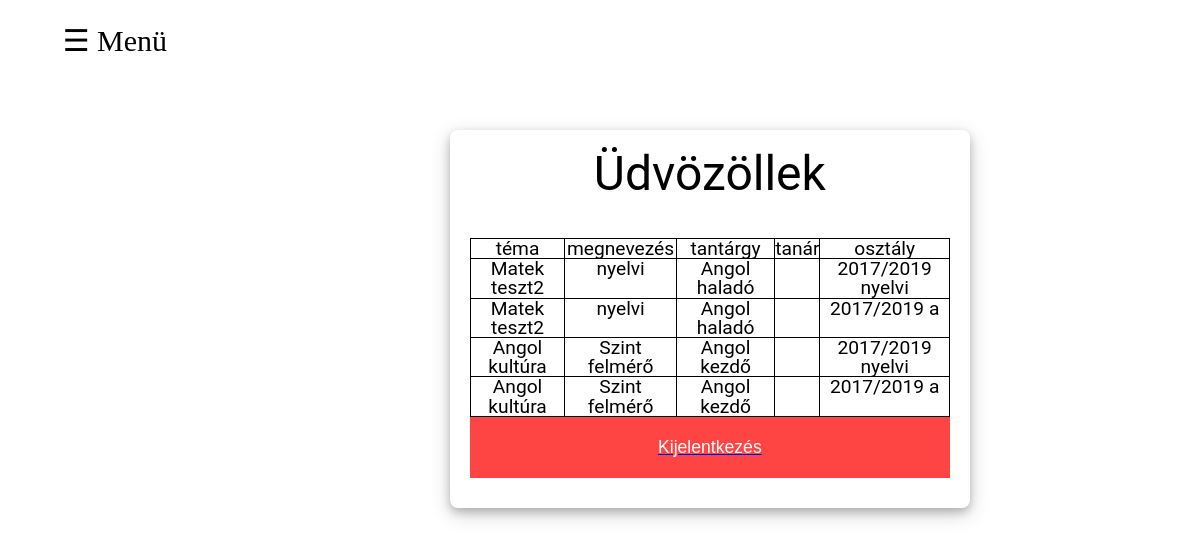
/tanar/tesztek.php, run on the app's committed database.
### tables this page shows
CREATE TABLE IF NOT EXISTS `tesztek` (
  `tesztid` int(11) NOT NULL AUTO_INCREMENT,
  `tantargyid` int(11) NOT NULL,
  `tema` varchar(50) NOT NULL,
  `megnevezes` varchar(50) NOT NULL,
  `aktiv` bit(1) NOT NULL DEFAULT b'0',
  PRIMARY KEY (`tesztid`),
  KEY `tanrargyId` (`tantargyid`)
);

CREATE TABLE IF NOT EXISTS `tantargyak` (
  `tantargyid` int(11) NOT NULL AUTO_INCREMENT,
  `megnevezes` varchar(25) NOT NULL,
  PRIMARY KEY (`tantargyid`)
);

CREATE TABLE IF NOT EXISTS `osztalyok` (
  `osztalyid` int(11) NOT NULL AUTO_INCREMENT,
  `kezdeseve` int(11) NOT NULL,
  `vegzeseve` int(11) NOT NULL,
  `megnevezes` varchar(25) NOT NULL,
  PRIMARY KEY (`osztalyid`)
);

### tanar/tesztek.php (the view, shortened to what this page needs)
<?php
require '..\kapcsolodas.php';
$sql="select tesztek.tesztid,tesztek.tema,tesztek.megnevezes as tesztmeg,tesztek.aktiv,tantargyak.tantargyid,tantargyak.megnevezes as tanmeg,tanitasok.tanarid,osztalyok.kezdeseve,osztalyok.vegzeseve,osztalyok.megnevezes as omeg from (((tesztek inner join tantargyak on tesztek.tantargyid=tantargyak.tantargyid)inner join tanitasok on tantargyak.tantargyid=tanitasok.tantargyid)inner join osztalyok on osztalyok.osztalyid=tanitasok.osztalyid)";
?>
<!DOCTYPE html>
<html>
<head>
<link rel="stylesheet" type="text/css" href="../css/style.css">
</head>
<body>
    <div class="grid-kontener">
        <div id="main">
            <span id="kurzor" onclick="menuMegnyit()">&#9776; Menü</span>
        </div>
        <div class="kozpont">
            <div class="urlapkinezet">
                <h1>Üdvözöllek</h1>
				<table>
					<th>téma</th>
					<th>megnevezés</th>
					<th>tantárgy</th>
					<th>tanár</th>
					<th>osztály</th>
					<?php
					$lek1=$conn->query($sql);
					while($s=$lek1->fetch_assoc()){
						?> <tr class="kattinthato" onmousedown="$.redirect('tesztszerkeszt.php',{tesztid:<?php echo $s['tesztid']?>})"> <?php
						echo "<td>".$s['tema']." </td>";
						echo "<td>".$s['tesztmeg']."</td>";
						echo "<td>".$s['tanmeg']."</td>";
						echo "<td>".$s['tanarid']."</td>";
						echo "<td>".$s['kezdeseve']."/".$s['vegzeseve']." ".$s['omeg']."</td>";
						echo "</tr>";
					}
					?>
					</table>
                <div>
                    <a href="kijelentkezes.php"><button class="btn btn-danger gomb" name="logout" />Kijelentkezés</button></a>
                </div>
            </div>
        </div>
</body>
</html>

### css/style.css (style rules this page uses)
html, body, div, span, applet, object, iframe, h1, h2, h3, h4, h5, h6, p, blockquote, pre, a, abbr, acronym, address, big, cite, code, del, dfn, em, img, ins, kbd, q, s, samp, small, strike, strong, sub, sup, tt, var, b, u, i, center, dl, dt, dd, ol, ul, li, fieldset, form, label, legend, table, caption, tbody, tfoot, thead, tr, th, td, article, aside, canvas, details, embed, figure, figcaption, footer, header, hgroup, menu, nav, output, ruby, section, summary, time, mark, audio, video { margin: 0; padding: 0; border: 0; font-size: 100%; font: inherit; vertical-align: baseline; }
body { line-height: 1; }
table { border-collapse: collapse; border-spacing: 0; }
#kurzor { font-size: 30px; cursor: pointer; }
.grid-kontener { display: grid; grid-template-columns: auto auto auto auto auto auto; grid-gap: 10px; padding: 10px; }
.grid-kontener > div { text-align: center; padding: 20px 0; font-size: 30px; }
.kozpont { grid-area: 1 / 2 / 5 / 8; }
#main { -webkit-transition: margin-left .5s; transition: margin-left .5s; padding: 16px; }
.urlapkinezet { max-width: 40vw; padding: 10px 20px; background: white; margin: 100px auto; padding: 20px; border-radius: 8px; font-family: 'Roboto', sans-serif; box-shadow: 0 4px 8px 0 rgba(0, 0, 0, 0.2), 0 6px 20px 0 rgba(0, 0, 0, 0.19); font-size: 1.2rem; }
h1 { text-align: center; font-size: 3rem; margin-bottom: 2.5rem; }
.gomb { position: relative; display: block; padding: 20px 0; color: #FFF; margin: 0 auto; background: #ff4444; font-size: 18px; text-align: center; font-style: normal; width: 100%; margin-bottom: 10px; }
.btn { border-radius: 0px; border: 0; font-size:1.1rem; width: 100%; }
table, th, td { border: 1px solid black; }
.kattinthato { cursor:pointer; }

### data on the page
tesztek: tema "Matek teszt2", megnevezes "nyelvi", tantargyid.megnevezes "Angol haladó", osztalyok.kezdeseve "2017", osztalyok.vegzeseve "2019", osztalyok.megnevezes "nyelvi", osztalyok.megnevezes "a"
tesztek: tema "Angol kultúra", megnevezes "Szint felmérő", tantargyid.megnevezes "Angol kezdő", osztalyok.kezdeseve "2017", osztalyok.vegzeseve "2019", osztalyok.megnevezes "nyelvi", osztalyok.megnevezes "a"
